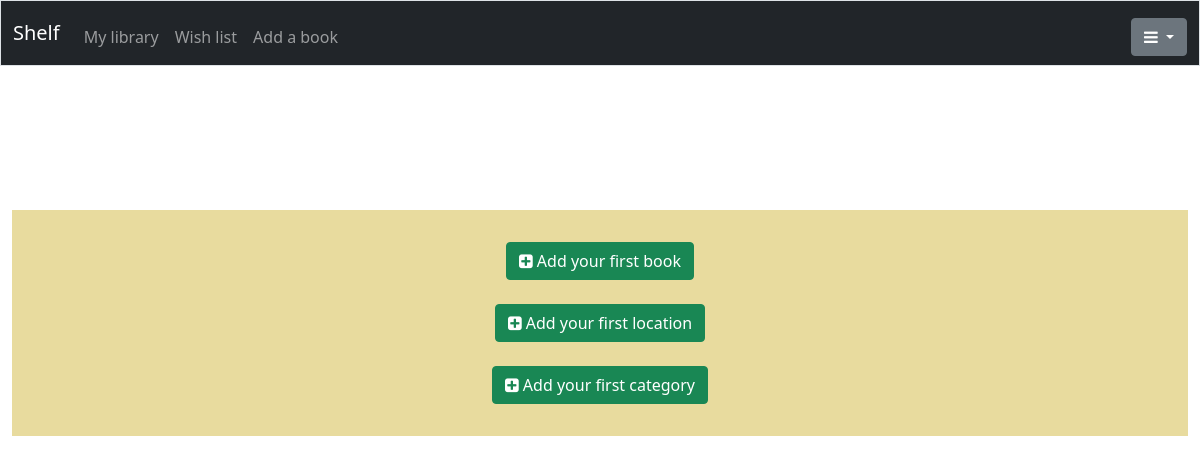
Before: / (signed in) with the older database file.
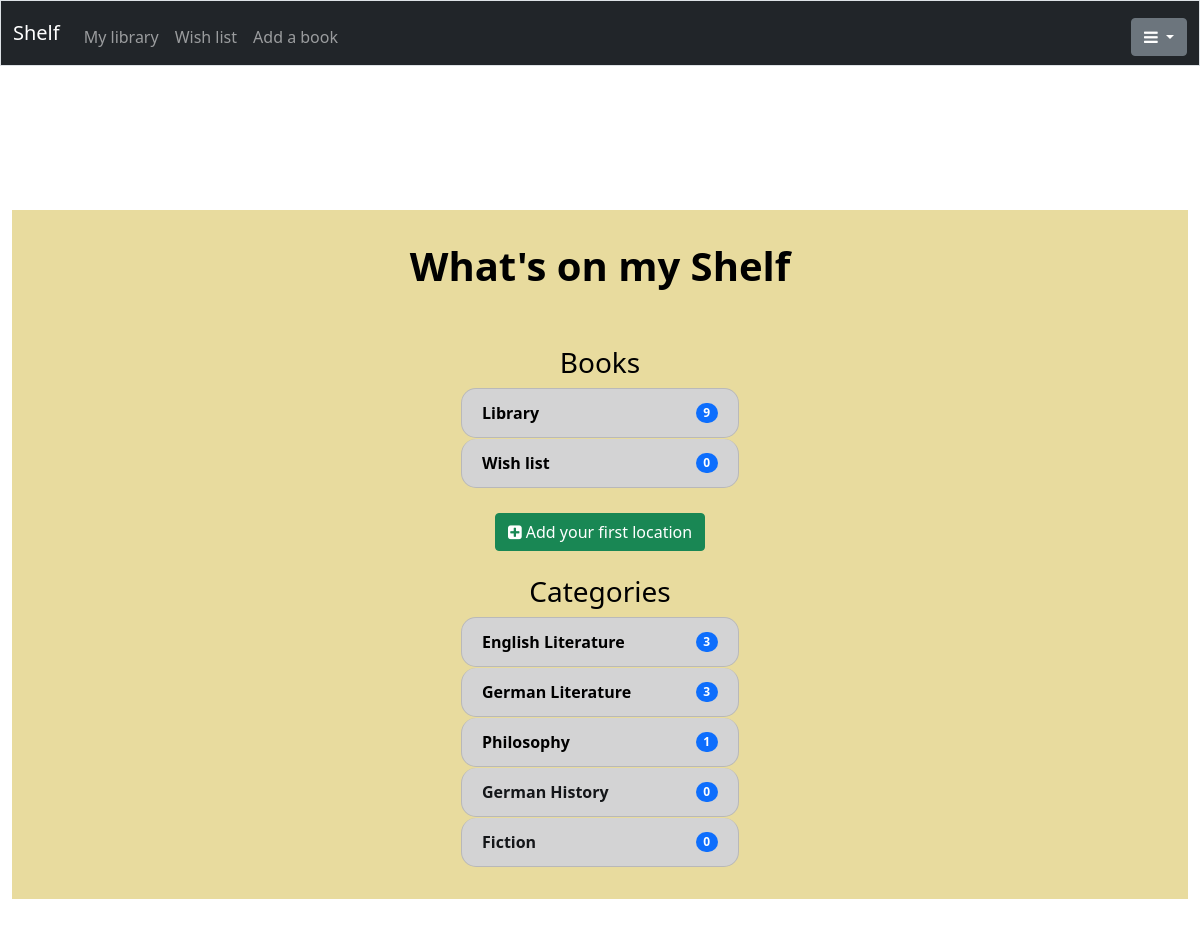
After: the same page with the newer database file.
### tables this page shows
CREATE TABLE categories
(id INTEGER PRIMARY KEY AUTOINCREMENT NOT NULL,
name TEXT,
reader INT,
FOREIGN KEY (reader) REFERENCES users(id)
);

### app.py (the view)
@app.route("/")
@login_required
def home_page():
    number_of_books_library = get_number_of_books("library")
    number_of_books_wish_list = get_number_of_books("wish_list")
    locations = get_locations()
    locations = get_number_of_books_at_location(locations)
    number_of_locations = len(locations)
    categories = get_categories()
    categories = get_number_of_books_in_each_category(categories)
    number_of_categories = len(categories)
    return render_template(
        "home.html", categories=categories, locations=locations, number_of_books_library=number_of_books_library,
            number_of_books_wish_list=number_of_books_wish_list, number_of_locations=number_of_locations,
                number_of_categories=number_of_categories)

### app.py (called while the page is built)
@app.after_request
def after_request(response):
    response.headers["Cache-Control"] = "no-cache, no-store, must-revalidate"
    response.headers["Expires"] = 0
    response.headers["Pragma"] = "no-cache"
    return response

### helpers.py (called while the page is built)
def login_required(f):
    @wraps(f)
    def decorated_function(*args, **kwargs):
        if session.get("user_id") is None:
            return redirect("/login")
        return f(*args, **kwargs)
    return decorated_function

def get_number_of_books(status):
    return db.execute("SELECT COUNT(id) FROM books WHERE status = ? AND reader = ?", status, session["user_id"])[0]["COUNT(id)"]

def get_locations():
    return db.execute("SELECT name FROM locations WHERE reader = ?", session["user_id"])

def get_categories():
    return db.execute("SELECT name FROM categories WHERE reader = ?", session["user_id"])

### templates/home.html (shortened to what this page needs)
{% extends "layout.html" %}
{% block main %}
    <div class="entrance">
        {% if number_of_books_library %}
            <h1><b>What's on my Shelf</b></h1><br><br>
            <div>
                <h3>Books</h3>
                <ul class="list-group all_books">
                    <li class="list-group-item d-flex flex-fill justify-content-between align-items-center list-group-item-dark book_locations">
                        <a class="black_link" href="/library">
                            <b>Library</b>
                        </a>
                        <span class="badge bg-primary rounded-pill">{{ number_of_books_library }}</span>
                    </li>
                    <li class="list-group-item d-flex flex-fill justify-content-between align-items-center list-group-item-dark book_locations">
                        <a class="black_link" href="/wish_list">
                            <b>Wish list</b>
                        </a>
                        <span class="badge bg-primary rounded-pill">{{ number_of_books_wish_list }}</span>
                    </li>
                </ul>
            </div><br>
        {% else %}
            <button class="btn btn-success">
                <a class="white_link" href="/add">
                    <i class="fa fa-plus-square" aria-hidden="true"></i> Add your first book
                </a>
            </button><br><br>
        {% endif %}
        {% if number_of_locations %}
            <div>
                <h3>Locations</h3>
                <ul class="list-group list_of_books_locations">
                    {% for location in locations %}
                        <li class="list-group-item d-flex flex-fill justify-content-between align-items-center list-group-item-dark book_locations">
                            {% if location.count > 0 %}
                                <a class="black_link" href="/{{ location.name }}/books">
                                    <b>{{ location.name }}</b>
                                </a>
                            {% else %}
                                <b>{{ location.name }}</b>
                            {% endif %}
                            <span class="badge bg-primary rounded-pill">{{ location.count }}</span>
                        </li>
                    {% endfor %}
                </ul>
            </div><br>
        {% else %}
            <button class="btn btn-success">
                <a class="white_link" href="/locations">
                    <i class="fa fa-plus-square" aria-hidden="true"></i> Add your first location
                </a>
            </button><br><br>
        {% endif %}
        {% if number_of_categories %}
            <div>
                <h3>Categories</h3>
                <ul class="list-group list_of_books_categories">
                    {% for category in categories %}
                        <li class="list-group-item d-flex flex-fill justify-content-between align-items-center list-group-item-dark book_categories">
                            {% if category.count > 0 %}
                                <a class="black_link" href="/books/{{ category.name }}">
                                    <b>{{ category.name }}</b>
                                </a>
                            {% else %}
                                <b>{{ category.name }}</b>
                            {% endif %}
                            <span class="badge bg-primary rounded-pill">{{ category.count }}</span>
                        </li>
                    {% endfor %}
                </ul>
            </div>
        {% else %}
            <button class="btn btn-success">
                <a class="white_link" href="/categories">
                    <i class="fa fa-plus-square" aria-hidden="true"></i> Add your first category
                </a>
            </button>
        {% endif %}
    </div>
{% endblock %}

Changed rows visible on the page:
added categories: name "English Literature", count "3"
added categories: name "German Literature", count "3"
added categories: name "Philosophy", count "1"
added categories: name "German History", count "0"
added categories: name "Fiction", count "0"
Other visible differences:
{{ number_of_books_library }}: (not shown) → "9"
{{ number_of_books_wish_list }}: (not shown) → "0"
text no longer shown: "Add your first book Add your first category"
text now shown: "What's on my Shelf Books Library Wish list Categories"
